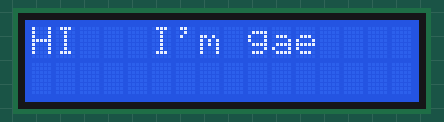
Simulated run of this sketch. Board: Arduino Uno, built with avr-gcc and run on an emulated ATmega328P. On the bench: 16×2 character LCD.

Above: at 0.1 s.
At 1.08 s:
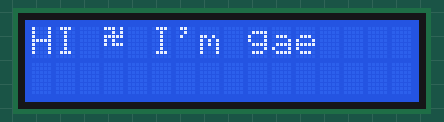

The sketch:

Danan_LCD_Custom_Character.ino
```cpp
#include <Wire.h>
#include <LiquidCrystal_I2C.h>

LiquidCrystal_I2C lcd(0x27, 16, 2);

byte testChar[8] = {
  0b11101,
  0b00101,
  0b11111,
  0b10100,
  0b10111,
  0b00000,
  0b00000,
  0b00000
};

#define flashInterval 400 // ms between on/off toggles - adjust for speed

bool charVisible = true;
unsigned long lastFlashTime = 0;

void setup() {
  lcd.init();
  lcd.backlight();

  lcd.createChar(0, testChar);

  lcd.setCursor(0, 0);
  lcd.print("HI  ");
  lcd.print(" I'm gae");

  lastFlashTime = millis();
}

void loop() {
  if (millis() - lastFlashTime >= flashInterval) {
    lastFlashTime = millis();
    charVisible = !charVisible;

    lcd.setCursor(3, 0); // same position as before - move cursor back here each time
    if (charVisible) {
      lcd.write(byte(0)); // draw the custom character
    } else {
      lcd.print(" ");     // overwrite it with a blank space
    }
  }
}
```
